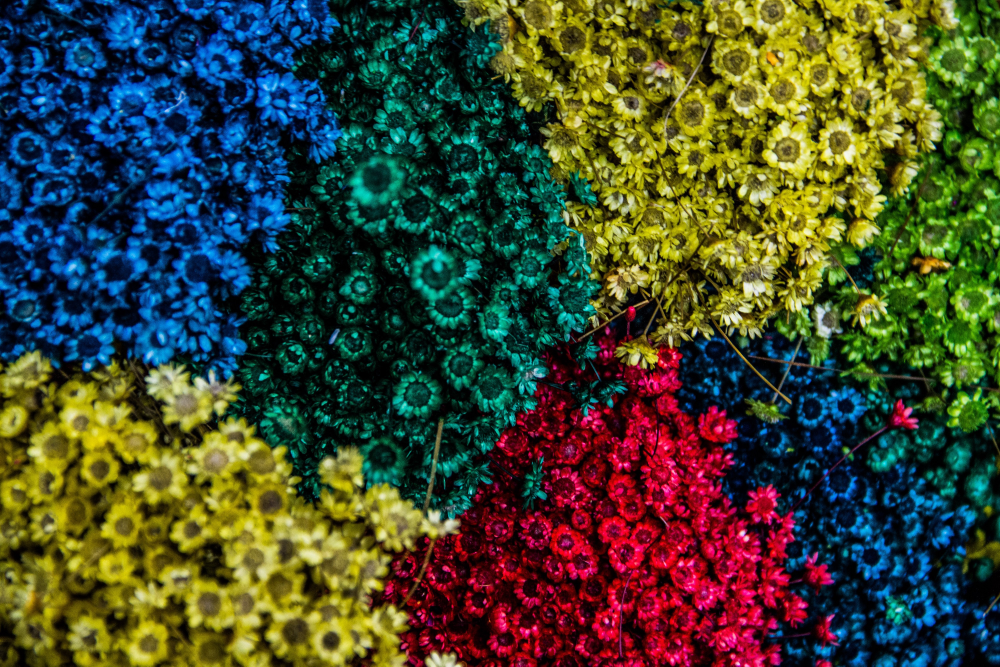
#> input picture Iot and Computer vision/sample.jpg, 4000 x 2666 px (shown at 1/4 size)
$ jupyter execute Color_Detection.ipynb
#> lines starting #> are read from the running program, lines starting #| are printed output that depends on the picture
# Task : Color identification of images

# **THE SPARKS FOUNDATION**

IoT & Computer Vision (GRIP June'21)

**Author: Shubh Patel**

Task 2: Color Detection

# Importing useful libraries

[cell 1]
from sklearn.cluster import KMeans
import matplotlib.pyplot as plt
import numpy as np
import cv2
from collections import Counter
from skimage.color import rgb2lab, deltaE_cie76
import os

# Working with OpenCv

[cell 2]
image = cv2.imread('sample.jpg')
#> image is the input picture: shape (2666, 4000, 3); mean B, G, R 47.7, 71.8, 64.5
print("The type of this input is {}".format(type(image)))
#| The type of this input is <class 'numpy.ndarray'>
print("Shape: {}".format(image.shape))
#| Shape: (2666, 4000, 3)
plt.imshow(image)
#Converting BGR color space to RGB
image = cv2.cvtColor(image, cv2.COLOR_BGR2RGB)
plt.imshow(image)
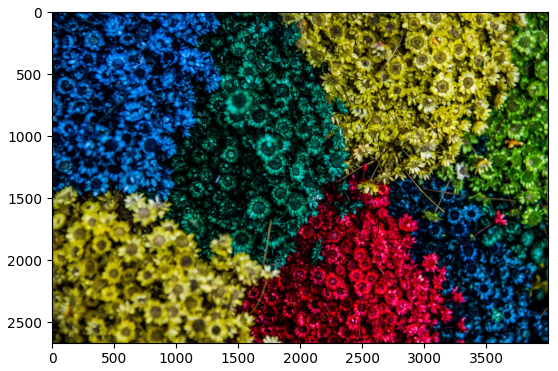
#> figure drawn by matplotlib, 1 panel; B, G, R data is drawn as R, G, B

# Resizing images

[cell 3]
resized_image = cv2.resize(image, (1200, 600))
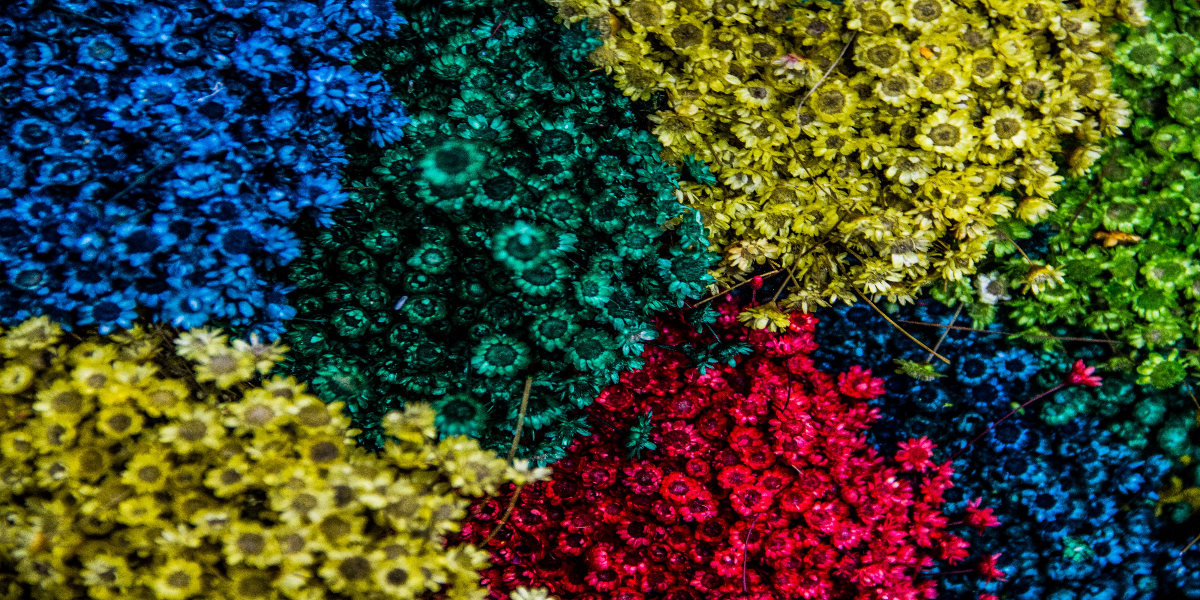
#> resized_image: shape (600, 1200, 3); mean R, G, B 64.4, 71.7, 47.5
plt.imshow(resized_image)

# RGB to Hex Conversion

[cell 4]
def RGB2HEX(color):
    return "#{:02x}{:02x}{:02x}".format(int(color[0]), int(color[1]), int(color[2]))

# Read image in RGB color space

[cell 5]
def get_image(image_path):
    image = cv2.imread(image_path)
    image = cv2.cvtColor(image, cv2.COLOR_BGR2RGB)
    return image

# Get colors from an image

[cell 6]
def get_colors(image,number_of_colors,show_chart):
#> called with number_of_colors = 8, show_chart = True
    modified_image = cv2.resize(image, (600, 400), interpolation = cv2.INTER_AREA)
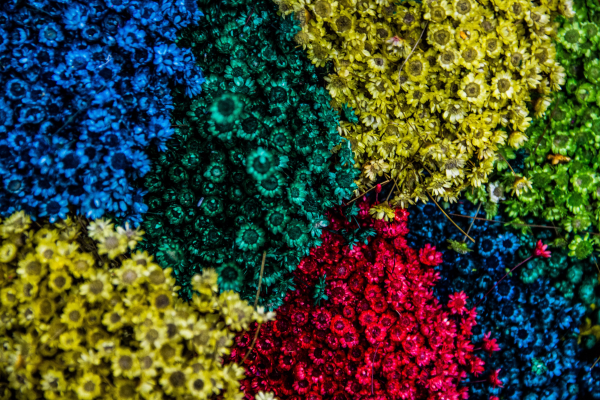
#> modified_image: shape (400, 600, 3); mean R, G, B 64.5, 71.8, 47.7
    modified_image = modified_image.reshape(modified_image.shape[0]*modified_image.shape[1], 3)
    clf = KMeans(n_clusters = number_of_colors)
    labels = clf.fit_predict(modified_image)
    counts = Counter(labels)
#> counts = {2: 69390, 7: 33863, 6: 15258, 0: 20393, 3: 37197, 4: 32746, 1: 13667, 5: 17486}

    center_colors = clf.cluster_centers_
# We get ordered colors by iterating through the keys
    ordered_colors = [center_colors[i] for i in counts.keys()]
#> ordered_colors = [[16.46, 12.38, 10.69], [4.84, 42.88, 54.57], [7.18, 125.2, 191.8], [6.43, 85.54, 114.2], [83.45, 90, 15.29], [158, 155.6, 25.08], [198.2, 197.6, 108.3], [168.3, 6.69, 41.13]]
    hex_colors = [RGB2HEX(ordered_colors[i]) for i in counts.keys()]
#> hex_colors = ['#077dbf', '#a80629', '#c6c56c', '#100c0a', '#065572', '#535a0f', '#042a36', '#9d9b19']
    rgb_colors = [ordered_colors[i] for i in counts.keys()]
#> rgb_colors = [[7.18, 125.2, 191.8], [168.3, 6.69, 41.13], [198.2, 197.6, 108.3], [16.46, 12.38, 10.69], [6.43, 85.54, 114.2], [83.45, 90, 15.29], [4.84, 42.88, 54.57], [158, 155.6, 25.08]]

    if (show_chart):
        plt.figure(figsize = (8, 6))
        plt.pie(counts.values(), labels = hex_colors, colors = hex_colors)

    return rgb_colors

# Calling our functions

[cell 7]
get_colors(get_image('sample.jpg'), 8, True)
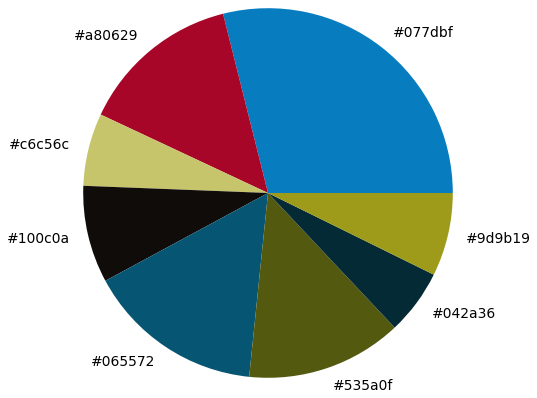
#> figure drawn by matplotlib, 1 panel
